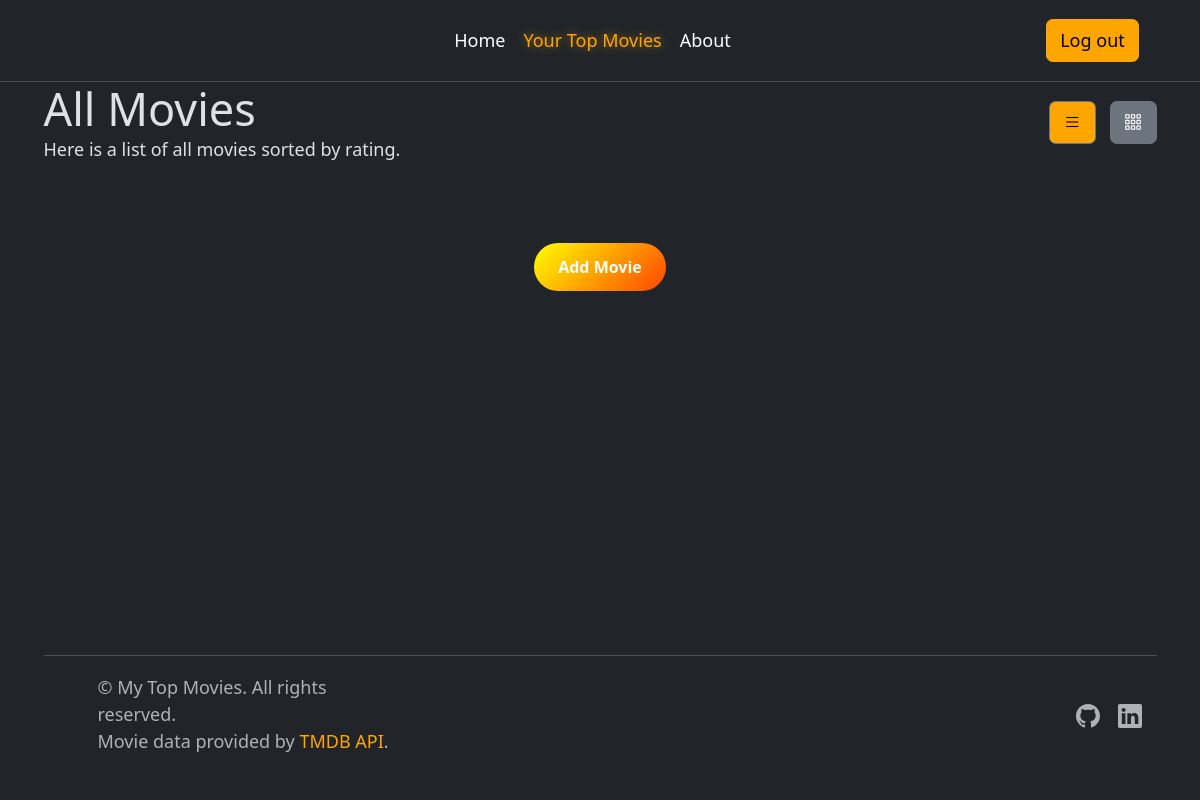
The app's page /all-movies (signed in), older data.
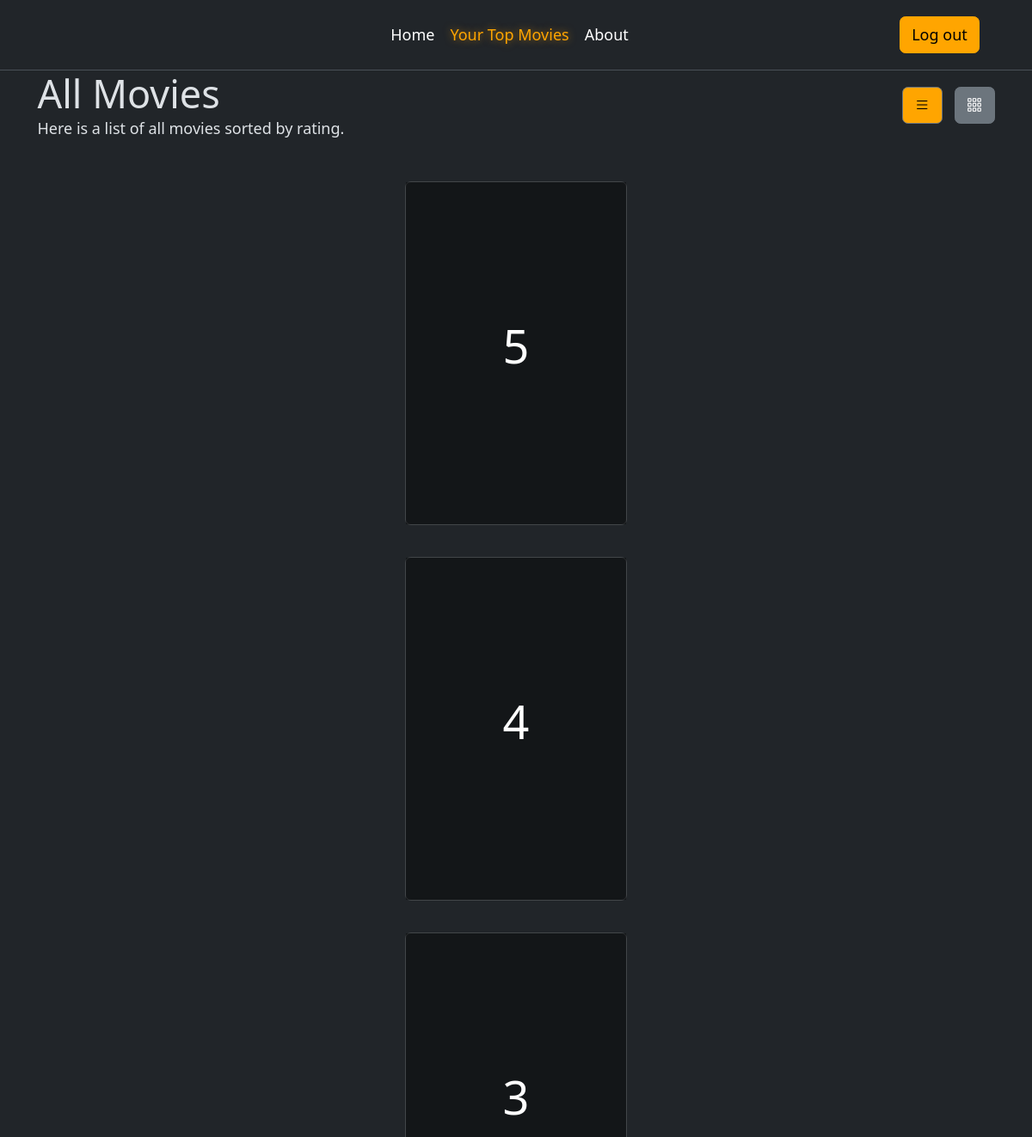
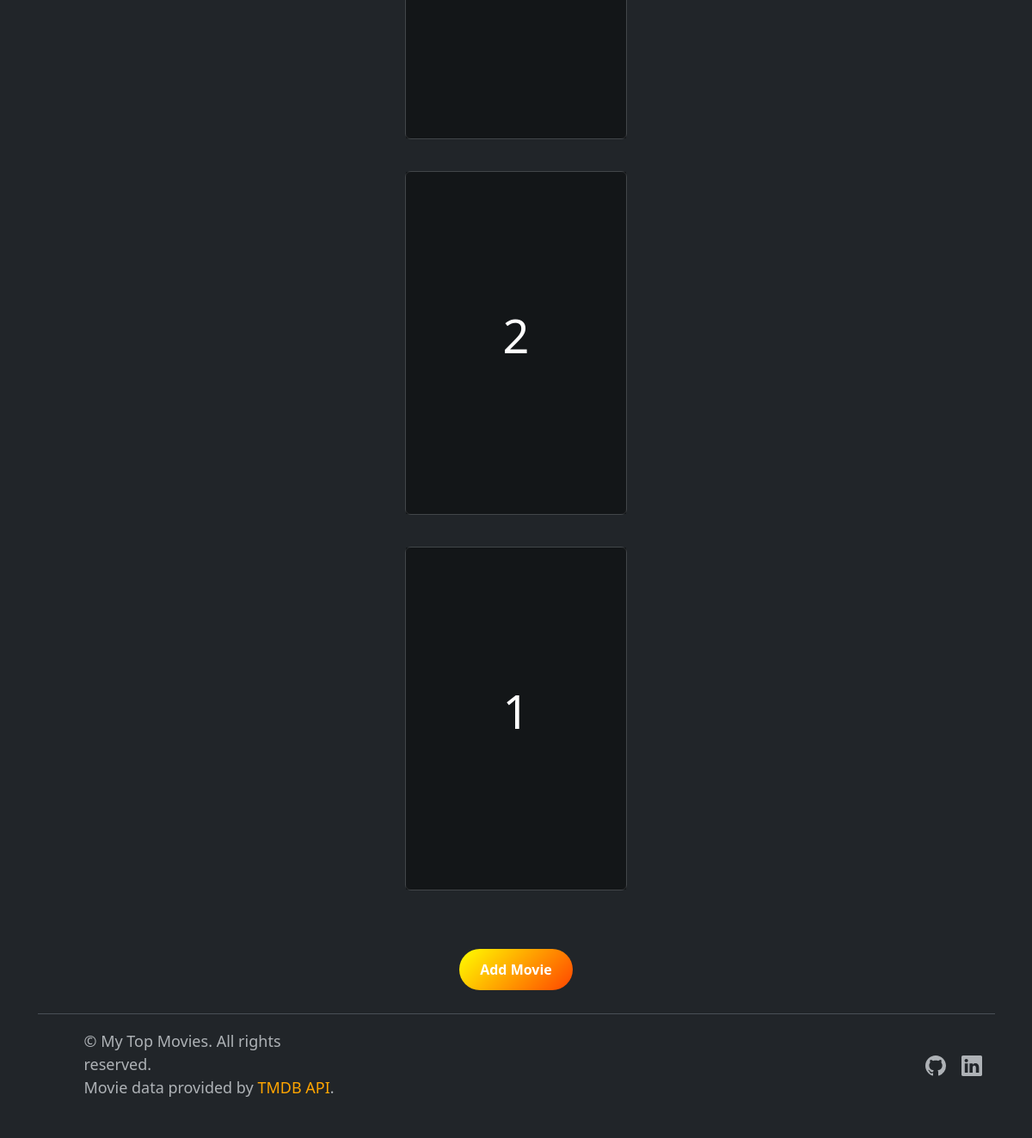
The same page, newer data (2 pictures, top to bottom).
### main.py (models this page shows)
class Movie(db.Model):
    id = db.Column(db.Integer, primary_key=True)
    reviewer_id: Mapped[int] = mapped_column(Integer, db.ForeignKey("users.id"))
    reviewer = relationship("User", back_populates="movies")
    title = db.Column(db.String(250), nullable=False)
    year = db.Column(db.Integer, nullable=False)
    description = db.Column(db.String(250), nullable=False)
    rating = db.Column(db.Float, nullable=False)
    ranking = db.Column(db.Integer, nullable=False)
    review = db.Column(db.String(250), nullable=False)
    img_url = db.Column(db.String, nullable=False)

### main.py (the view)
@app.route("/all-movies")
@login_required
def all_movies():
    result = db.session.execute(db.select(Movie).where(Movie.reviewer_id == current_user.id).order_by(Movie.rating))
    movies = result.scalars().all()
    for i in range(len(movies)):
        movies[i].ranking = len(movies) - i
    db.session.commit()
    return render_template("all-movies.html", movies=movies)

### main.py (called while the page is built)
@login_manager.user_loader
def load_user(user_id):
    return db.get_or_404(User, user_id)

### templates/all-movies.html (shortened to what this page needs)
{% extends 'base.html' %}
{% block content %}
<div class="container">
  <div class="d-flex justify-content-between align-items-center flex-wrap mb-3">
    <div>
      <h1 class="heading-dark m-0">All Movies</h1>
      <p class="description-dark m-0">Here is a list of all movies sorted by rating.</p>
    </div>
    <div class="view-toggle mt-2 mt-md-0">
      <button id="listViewBtn" class="btn btn-secondary me-2">
          <i class="bi bi-list"></i>
      </button>
        <button id="gridViewBtn" class="btn btn-secondary">
            <i class="bi bi-grid-3x3-gap"></i>
        </button>
    </div>
  </div>
  <div class="movies-grid">
  {% for movie in movies %}
    <div class="card card-dark card-grid">
      <div class="front front-dark" style="background-image: url('{{ movie.img_url }}');">
          <p class="large">{{ movie.ranking }}</p>
      </div>
      <div class="back back-dark">
          <div>
              <div class="title">{{ movie.title }} <span class="release_date">({{ movie.year }})</span></div>
              <div class="rating">
                  <label>{{ movie.rating|int if movie.rating.is_integer() else movie.rating }}</label>
              </div>
              <p class="review">"{{ movie.review }}"</p>
              <p class="overview">{{ movie.description.replace("...", ".") }}</p>
              <a href="{{url_for('edit', id=movie.id)}}" class="button button-dark">Update</a>
              <a href="{{url_for('delete', id=movie.id)}}" class="button button-dark delete-button">Delete</a>
          </div>
      </div>
    </div>
  {% endfor %}
</div>
<div class="container text-center add-dark" style="position: relative;margin-top: 50px;">
    <a href="{{url_for('add_movie')}}" class="button-add" id="addButton">Add Movie</a>
</div>
</div>
{% endblock %}

### templates/base.html (shortened to what this page needs)
<!DOCTYPE html>
<html lang="en" data-bs-theme="dark">
  <head>
    {% block styles %}
    {{ bootstrap.load_css() }}
    <link
      rel="stylesheet"
      href="https://cdnjs.cloudflare.com/ajax/libs/font-awesome/5.14.0/css/all.min.css"
    />
        <link href="https://cdn.jsdelivr.net/npm/bootstrap-icons@1.9.1/font/bootstrap-icons.css" rel="stylesheet">
    <link
      rel="stylesheet"
      href="{{ url_for('static', filename='css/styles.css') }}"
    />
        <link rel="stylesheet" href="https://cdn.jsdelivr.net/npm/bootstrap@4.0.0/dist/css/bootstrap.min.css"
        />
    {% endblock %}
    <link href="https://cdn.jsdelivr.net/npm/bootstrap@5.3.3/dist/css/bootstrap.min.css" rel="stylesheet">
  </head>
  <body class="d-flex flex-column min-vh-100">
    {% include 'header.html' %}
    <main class="flex-grow-1">
        {% block content %}{% endblock %}
    </main>
    {% include 'footer.html' %}
</body>
</html>

### templates/header.html (shortened to what this page needs)
<!DOCTYPE html>
<html lang="en">
<head>
    <link href="https://cdn.jsdelivr.net/npm/bootstrap@5.3.3/dist/css/bootstrap.min.css" rel="stylesheet">
    <link rel="stylesheet" href="styles.css">
</head>
<body style="padding-top:82px">
<header class="fixed-top container-fluid d-flex flex-wrap align-items-center justify-content-between py-3 mb-4 border-bottom bg-dark px-3">
    <div class="col-md-3 mb-2 mb-md-0"></div>
    <ul class="nav col-12 col-md-auto mb-2 justify-content-center mb-md-0 d-none d-md-flex">
        <li><a href="{{url_for('home')}}" class="nav-link px-2 link-secondary text-white">Home</a></li>
        {% if current_user.is_authenticated %}
            <li><a href="{{ url_for('all_movies') }}" class="nav-link px-2 text-top-movies">Your Top Movies</a></li>
        {% else %}
            <li><a href="{{ url_for('home', flash_login='movies_login') }}" class="nav-link px-2 text-top-movies">Your Top Movies</a></li>
        {% endif %}
        <li><a href="{{ url_for('about') }}" class="nav-link px-2 link-secondary text-white">About</a></li>
    </ul>
    {% if not current_user.is_authenticated %}
        <div class="col-md-3 text-end d-none d-md-flex gap-2" >
             <button type="button" class="btn btn-outline-primary btn-login" data-bs-toggle="modal" data-bs-target="#loginModal">Login</button>
             <button type="button" class="btn btn-primary btn-signup" data-bs-toggle="modal" data-bs-target="#signupModal">Sign-up</button>
        </div>
    {% else %}
        <div class="col-md-3 text-end d-none d-md-flex">
            <a href="{{ url_for('logout') }}" class="btn btn-primary btn-signup">Log out</a>
        </div>
    {% endif %}
</header>
</body>
</html>

### templates/footer.html (shortened to what this page needs)
<!DOCTYPE html>
<html lang="en">
<head>
    <link href="https://cdn.jsdelivr.net/npm/bootstrap@5.3.3/dist/css/bootstrap.min.css" rel="stylesheet">
</head>
<body>
    <div class="container">
  <footer class="d-flex flex-wrap justify-content-between align-items-center py-3 my-4 border-top">
    <div class="col-md-4 d-flex align-items-center">
      <a href="/" class="mb-3 me-2 mb-md-0 text-body-secondary text-decoration-none lh-1">
        <svg class="bi" width="30" height="24"><use xlink:href="#bootstrap"></use></svg>
      </a>
      <span class="mb-3 mb-md-0 text-body-secondary">
    © {{ year }} My Top Movies. All rights reserved. <br>
    Movie data provided by <a href="https://www.themoviedb.org/" target="_blank" style="color: #FFA500;" class="text-decoration-none">TMDB API</a>.
</span>
    </div>
    <ul class="nav col-md-4 justify-content-end list-unstyled d-flex">
      <li class="ms-3"><a class="text-body-secondary" href="https://github.com/RuginaAlex"></a></li>
      <li class="ms-3"><a class="text-body-secondary" href="https://www.linkedin.com/in/mircea-alexandru-rugin%C4%83-1b461b270/"></a></li>
    </ul>
  </footer>
</div>
</body>
</html>

### static/css/styles.css (style rules this page uses)
*, *:before, *:after { box-sizing: border-box; }
html { font-size: 18px; line-height: 1.5; font-weight: 300; color: #333; font-family: "Nunito Sans", sans-serif; }
body { margin: 0; padding: 0; height: 100vh; background-color: #ecf0f9; background-attachment: fixed; }
.large { font-size: 3rem; }
p.overview { font-size: 12px; height: 200px; width: 100%; overflow: hidden; text-overflow: ellipsis; }
.card, .card-dark { color: inherit; cursor: pointer; width: calc(33% - 3rem); min-width: calc(33% - 3rem); height: 400px; min-height: 400px; perspective: 1000px; margin: 1rem auto; position: relative; border-radius: 8px; }
.card-dark { background: #2c2c2c; border: 1px solid #444; color: white; }
.front, .front-dark, .back, .back-dark { display: flex; border-radius: 6px; background-position: center; background-size: cover; text-align: center; justify-content: center; align-items: center; position: absolute; height: 100%; width: 100%; -webkit-backface-visibility: hidden; backface-visibility: hidden; transform-style: preserve-3d; transition: ease-in-out 600ms; }
.front-dark { color: white; background-size: cover; }
.front-dark:before { position: absolute; display: block; content: ''; top: 0; left: 0; right: 0; bottom: 0; background: rgba(0, 0, 0, 0.4); z-index: -1; }
.back-dark { background: #333; color: white; transform: rotateY(-180deg); padding: 0 2em; }
.card-dark:nth-child(even) .back-dark { transform: rotateY(180deg); }
.button, .button-dark { cursor: pointer; font-weight: bold; color: white; padding: 0.5em 1em; border-radius: 100px; background: linear-gradient(135deg, #ff9f1c, #ff7700); border: none; transition: 300ms ease; }
.button-dark.delete-button { background: linear-gradient(135deg, #e61a46, #c4162f); }
.button-add { display: inline-block; padding: 12px 24px; font-size: 16px; font-weight: bold; color: white; text-decoration: none; border-radius: 30px; background: linear-gradient(135deg, yellow, orangered); transition: all 0.3s ease; text-align: center; }
.rating { color: #E4BB23; }
.review { font-style: italic; }
.title { font-weight: bold; }
.release_date { font-weight: normal; }
.text-white { color:white;!important; }
.btn-signup { color: black !important; border: 1px solid orange !important; background-color: orange !important; }
.text-top-movies { color: orange !important; font-weight: bold; font-size: 1.2rem; position: relative; display: inline-block; transition: all 0.4s ease; text-shadow: 0 0 10px rgba(255, 165, 0, 0.6); background: linear-gradient(120deg, transparent, rgba(255, 255, 255, 0.8), transparent); background-size: 200% 100%; -webkit-background-clip: text; background-clip: text; color: transparent; }
.movies-grid { display: flex; flex-wrap: wrap; justify-content: center; gap: 5px; margin-top: 30px; }
.movies-grid .card { width: calc(25% - 20px); min-width: 200px; height: 350px; }
@media (min-width: 992px) { .nav { display: flex !important; } }
@media (min-width: 992px) { .text-end { display: flex !important; } }
@media (min-width: 992px) { .btn-login, .btn-signup { display: inline-block !important; } }
@media (min-width: 768px) { .col-md-3 { flex: 0 0 auto !important; width: 13% !important; } }
.movies-grid.list-view { display: flex; flex-direction: column; gap:1px }

Row changes from the older to the newer data that the page shows:
added Movie: ranking "5"
added Movie: ranking "4"
added Movie: ranking "3"
added Movie: ranking "2"
added Movie: ranking "1"
